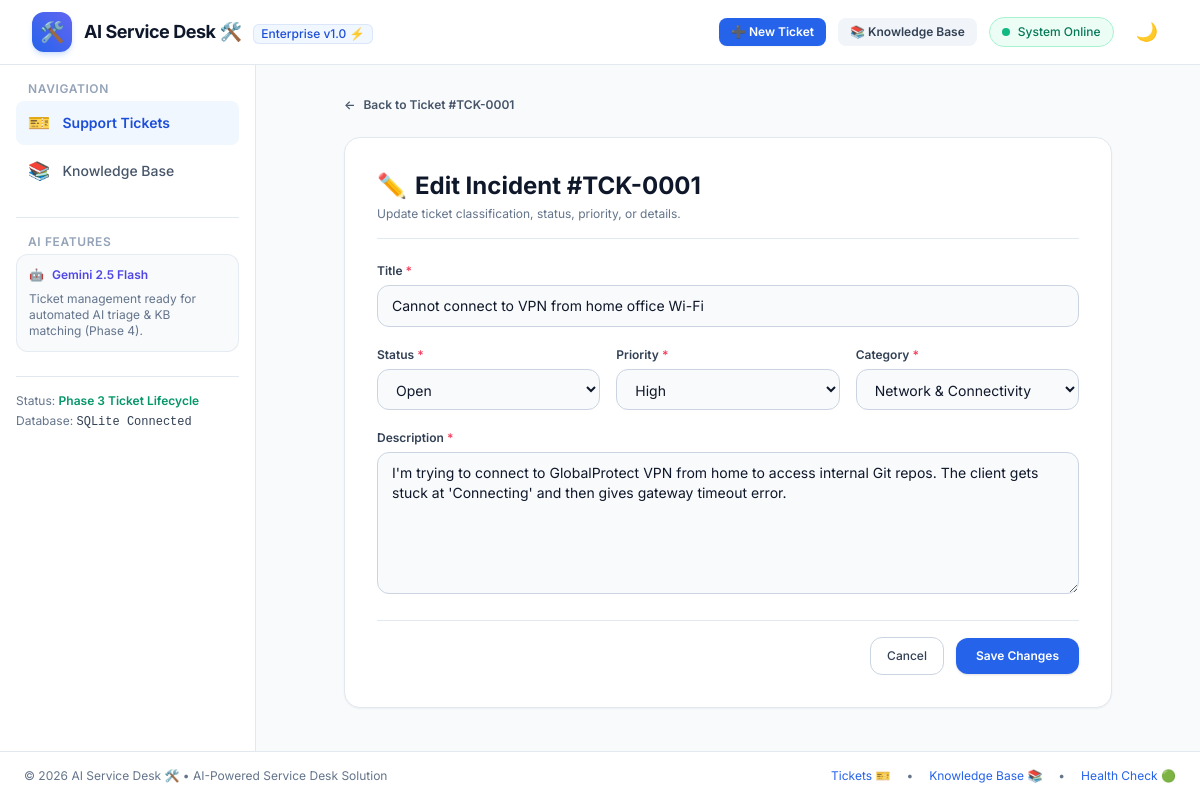
The page /tickets/1/edit on the database its author committed.
### app/models.py (models this page shows)
class Ticket(Base):
    __tablename__ = "tickets"
    id = Column(Integer, primary_key=True, index=True, autoincrement=True)
    title = Column(String(255), nullable=False)
    description = Column(Text, nullable=False)
    status = Column(String(50), nullable=False, default="Open")  # Open, In Progress, Pending, Resolved, Closed
    priority = Column(String(50), nullable=False, default="Medium")  # Low, Medium, High, Urgent
    category = Column(String(100), nullable=False, default="General IT")
    ai_summary = Column(Text, nullable=True)
    suggested_resolution = Column(Text, nullable=True)
    final_resolution = Column(Text, nullable=True)
    created_at = Column(DateTime(timezone=True), default=utc_now)
    updated_at = Column(DateTime(timezone=True), default=utc_now, onupdate=utc_now)
    activities = relationship("TicketActivity", back_populates="ticket", cascade="all, delete-orphan", order_by="TicketActivity.created_at.desc()")

### app/routers/tickets.py (the view)
@router.get("/tickets/{ticket_id}/edit", response_class=HTMLResponse)
async def edit_ticket_form(
    request: Request,
    ticket_id: int,
    db: Session = Depends(get_db)
):
    ticket = TicketService.get_ticket_by_id(db, ticket_id)
    if not ticket:
        raise HTTPException(status_code=404, detail=f"Ticket #{ticket_id} not found")
    categories = TicketService.get_categories(db)
    return templates.TemplateResponse(
        request=request,
        name="tickets/edit.html",
        context={
            "app_name": settings.APP_NAME,
            "ticket": ticket,
            "categories": categories,
            "statuses": VALID_STATUSES,
            "priorities": VALID_PRIORITIES,
            "errors": None
        }
    )

### app/templates/tickets/edit.html (shortened to what this page needs)
{% extends "base.html" %}
{% block content %}
<div class="max-w-3xl mx-auto space-y-6">
    <div class="flex items-center justify-between">
        <a href="/tickets/{{ ticket.id }}" class="inline-flex items-center gap-2 text-xs font-semibold text-slate-600 dark:text-slate-400 hover:text-brand-600 transition">
            <span>←</span>
            <span>Back to Ticket #TCK-{{ "%04d" % ticket.id }}</span>
        </a>
    </div>
    <div class="rounded-2xl bg-white dark:bg-slate-800 border border-slate-200 dark:border-slate-700 p-6 sm:p-8 shadow-sm space-y-6">
        <div class="border-b border-slate-200 dark:border-slate-700 pb-4">
            <h1 class="text-xl sm:text-2xl font-bold text-slate-900 dark:text-white flex items-center gap-2">
                <span>✏️</span> Edit Incident #TCK-{{ "%04d" % ticket.id }}
            </h1>
            <p class="text-xs text-slate-500 dark:text-slate-400 mt-1">
                Update ticket classification, status, priority, or details.
            </p>
        </div>
        <form method="POST" action="/tickets/{{ ticket.id }}/edit" class="space-y-5">
            <div class="space-y-1.5">
                <label for="title" class="block text-xs font-semibold text-slate-700 dark:text-slate-300">
                    Title <span class="text-rose-500">*</span>
                </label>
                <input
                    type="text"
                    id="title"
                    name="title"
                    required
                    value="{{ ticket.title }}"
                    class="w-full px-3.5 py-2.5 rounded-xl border border-slate-300 dark:border-slate-600 bg-slate-50 dark:bg-slate-900 text-slate-900 dark:text-white text-sm focus:outline-none focus:ring-2 focus:ring-brand-500"
                >
            </div>
            <div class="grid grid-cols-1 sm:grid-cols-3 gap-4">
                <div class="space-y-1.5">
                    <label for="status" class="block text-xs font-semibold text-slate-700 dark:text-slate-300">
                        Status <span class="text-rose-500">*</span>
                    </label>
                    <select
                        id="status"
                        name="status"
                        required
                        class="w-full px-3.5 py-2.5 rounded-xl border border-slate-300 dark:border-slate-600 bg-slate-50 dark:bg-slate-900 text-slate-900 dark:text-white text-sm focus:outline-none focus:ring-2 focus:ring-brand-500"
                    >
                        {% for st in statuses %}
                            <option value="{{ st }}" {% if ticket.status == st %}selected{% endif %}>{{ st }}</option>
                        {% endfor %}
                    </select>
                </div>
                <div class="space-y-1.5">
                    <label for="priority" class="block text-xs font-semibold text-slate-700 dark:text-slate-300">
                        Priority <span class="text-rose-500">*</span>
                    </label>
                    <select
                        id="priority"
                        name="priority"
                        required
                        class="w-full px-3.5 py-2.5 rounded-xl border border-slate-300 dark:border-slate-600 bg-slate-50 dark:bg-slate-900 text-slate-900 dark:text-white text-sm focus:outline-none focus:ring-2 focus:ring-brand-500"
                    >
                        {% for pr in priorities %}
                            <option value="{{ pr }}" {% if ticket.priority == pr %}selected{% endif %}>{{ pr }}</option>
                        {% endfor %}
                    </select>
                </div>
                <div class="space-y-1.5">
                    <label for="category" class="block text-xs font-semibold text-slate-700 dark:text-slate-300">
                        Category <span class="text-rose-500">*</span>
                    </label>
                    <select
                        id="category"
                        name="category"
                        required
                        class="w-full px-3.5 py-2.5 rounded-xl border border-slate-300 dark:border-slate-600 bg-slate-50 dark:bg-slate-900 text-slate-900 dark:text-white text-sm focus:outline-none focus:ring-2 focus:ring-brand-500"
                    >
                        {% for cat in categories %}
                            <option value="{{ cat }}" {% if ticket.category == cat %}selected{% endif %}>{{ cat }}</option>
                        {% endfor %}
                    </select>
                </div>
            </div>
            <div class="space-y-1.5">
                <label for="description" class="block text-xs font-semibold text-slate-700 dark:text-slate-300">
                    Description <span class="text-rose-500">*</span>
                </label>
                <textarea
                    id="description"
                    name="description"
                    rows="6"
                    required
                    class="w-full px-3.5 py-2.5 rounded-xl border border-slate-300 dark:border-slate-600 bg-slate-50 dark:bg-slate-900 text-slate-900 dark:text-white text-sm focus:outline-none focus:ring-2 focus:ring-brand-500"
                >{{ ticket.description }}</textarea>
            </div>
            <div class="pt-4 flex items-center justify-end gap-3 border-t border-slate-200 dark:border-slate-700">
                <a href="/tickets/{{ ticket.id }}" class="px-4 py-2.5 rounded-xl border border-slate-300 dark:border-slate-600 text-slate-700 dark:text-slate-300 text-xs font-medium hover:bg-slate-100 dark:hover:bg-slate-700 transition">
                    Cancel
                </a>
                <button type="submit" class="px-5 py-2.5 rounded-xl bg-brand-600 hover:bg-brand-700 text-white text-xs font-semibold shadow transition">
                    Save Changes
                </button>
            </div>
        </form>
    </div>
</div>
{% endblock %}

### app/static/css/style.css (style rules this page uses)
body { font-family: 'Inter', system-ui, -apple-system, BlinkMacSystemFont, "Segoe UI", Roboto, sans-serif; }

### rows shown on the page
Ticket: id "0001", title "Cannot connect to VPN from home office Wi-Fi", status "Open", priority "High", category "Network & Connectivity", description "I'm trying to connect to GlobalProtect VPN from home to access internal Git repos. The client gets stuck at 'Connecting' and then gives gateway timeout error."

### other values the page prints
{{ app_name }} "AI Service Desk 🛠️"
